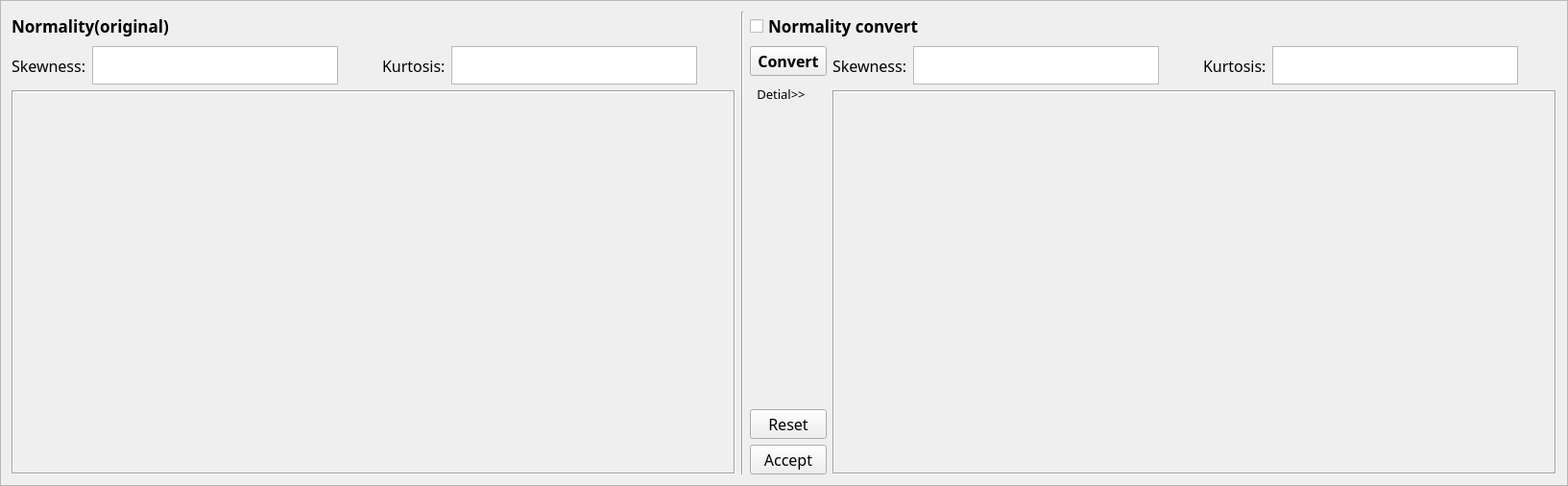
           <widget class="QFrame" name="frame_7">
            <property name="frameShape">
             <enum>QFrame::StyledPanel</enum>
            </property>
            <property name="frameShadow">
             <enum>QFrame::Raised</enum>
            </property>
            <layout class="QGridLayout" name="gridLayout_2">
             <item row="0" column="0">
              <layout class="QHBoxLayout" name="horizontalLayout_20">
               <item>
                <layout class="QVBoxLayout" name="verticalLayout_7">
                 <item>
                  <widget class="QLabel" name="label_8">
                   <property name="maximumSize">
                    <size>
                     <width>16777215</width>
                     <height>40</height>
                    </size>
                   </property>
                   <property name="font">
                    <font>
                     <family>Abyssinica SIL</family>
                     <pointsize>13</pointsize>
                     <weight>75</weight>
                     <italic>false</italic>
                     <bold>true</bold>
                     <underline>false</underline>
                     <strikeout>false</strikeout>
                    </font>
                   </property>
                   <property name="text">
                    <string>Normality(original)</string>
                   </property>
                  </widget>
                 </item>
                 <item>
                  <layout class="QHBoxLayout" name="horizontalLayout_6">
                   <item>
                    <widget class="QLabel" name="label_9">
                     <property name="maximumSize">
                      <size>
                       <width>16777215</width>
                       <height>40</height>
                      </size>
                     </property>
                     <property name="font">
                      <font>
                       <family>Abyssinica SIL</family>
                       <pointsize>12</pointsize>
                       <weight>50</weight>
                       <italic>false</italic>
                       <bold>false</bold>
                       <underline>false</underline>
                       <strikeout>false</strikeout>
                      </font>
                     </property>
                     <property name="text">
                      <string>Skewness:</string>
                     </property>
                    </widget>
                   </item>
                   <item>
                    <widget class="QTextBrowser" name="skewnessdisplay_1">
                     <property name="maximumSize">
                      <size>
                       <width>16777215</width>
                       <height>40</height>
                      </size>
                     </property>
                     <property name="font">
                      <font>
                       <family>Abyssinica SIL</family>
                       <pointsize>12</pointsize>
                       <weight>50</weight>
                       <italic>false</italic>
                       <bold>false</bold>
                       <underline>false</underline>
                       <strikeout>false</strikeout>
                      </font>
                     </property>
                    </widget>
                   </item>
                   <item>
                    <spacer name="horizontalSpacer_21">
                     <property name="orientation">
                      <enum>Qt::Horizontal</enum>
                     </property>
                     <property name="sizeHint" stdset="0">
                      <size>
                       <width>40</width>
                       <height>20</height>
                      </size>
                     </property>
                    </spacer>
                   </item>
                   <item>
                    <widget class="QLabel" name="label_11">
                     <property name="maximumSize">
                      <size>
                       <width>16777215</width>
                       <height>40</height>
                      </size>
                     </property>
                     <property name="font">
                      <font>
                       <family>Abyssinica SIL</family>
                       <pointsize>12</pointsize>
                       <weight>50</weight>
                       <italic>false</italic>
                       <bold>false</bold>
                       <underline>false</underline>
                       <strikeout>false</strikeout>
                      </font>
                     </property>
                     <property name="text">
                      <string>Kurtosis:</string>
                     </property>
                    </widget>
                   </item>
                   <item>
                    <widget class="QTextBrowser" name="kurtosisdisplay_1">
                     <property name="maximumSize">
                      <size>
                       <width>16777215</width>
                       <height>40</height>
                      </size>
                     </property>
                     <property name="font">
                      <font>
                       <family>Abyssinica SIL</family>
                       <pointsize>12</pointsize>
                       <weight>50</weight>
                       <italic>false</italic>
                       <bold>false</bold>
                       <underline>false</underline>
                       <strikeout>false</strikeout>
                      </font>
                     </property>
                    </widget>
                   </item>
                   <item>
                    <spacer name="horizontalSpacer_9">
                     <property name="orientation">
                      <enum>Qt::Horizontal</enum>
                     </property>
                     <property name="sizeHint" stdset="0">
                      <size>
                       <width>40</width>
                       <height>20</height>
                      </size>
                     </property>
                    </spacer>
                   </item>
                  </layout>
                 </item>
                 <item>
                  <widget class="QLabel" name="horizontallabel_1">
                   <property name="minimumSize">
                    <size>
                     <width>400</width>
                     <height>400</height>
                    </size>
                   </property>
                   <property name="cursor">
                    <cursorShape>OpenHandCursor</cursorShape>
                   </property>
                   <property name="autoFillBackground">
                    <bool>true</bool>
                   </property>
                   <property name="frameShape">
                    <enum>QFrame::Box</enum>
                   </property>
                   <property name="frameShadow">
                    <enum>QFrame::Sunken</enum>
                   </property>
                   <property name="text">
                    <string/>
                   </property>
                  </widget>
                 </item>
                </layout>
               </item>
               <item>
                <widget class="Line" name="line_2">
                 <property name="orientation">
                  <enum>Qt::Vertical</enum>
                 </property>
                </widget>
               </item>
               <item>
                <layout class="QGridLayout" name="gridLayout_6">
                 <item row="1" column="1">
                  <layout class="QVBoxLayout" name="verticalLayout_5">
                   <item>
                    <layout class="QHBoxLayout" name="horizontalLayout_8">
                     <item>
                      <widget class="QLabel" name="label_17">
                       <property name="maximumSize">
                        <size>
                         <width>16777215</width>
                         <height>40</height>
                        </size>
                       </property>
                       <property name="font">
                        <font>
                         <family>Abyssinica SIL</family>
                         <pointsize>12</pointsize>
                         <weight>50</weight>
                         <italic>false</italic>
                         <bold>false</bold>
                         <underline>false</underline>
                         <strikeout>false</strikeout>
                        </font>
                       </property>
                       <property name="text">
                        <string>Skewness:</string>
                       </property>
                      </widget>
                     </item>
                     <item>
                      <widget class="QTextBrowser" name="skewnessdisplay_2">
                       <property name="maximumSize">
                        <size>
                         <width>16777215</width>
                         <height>40</height>
                        </size>
                       </property>
                       <property name="font">
                        <font>
                         <family>Abyssinica SIL</family>
                         <pointsize>12</pointsize>
                         <weight>50</weight>
                         <italic>false</italic>
                         <bold>false</bold>
                         <underline>false</underline>
                         <strikeout>false</strikeout>
                        </font>
                       </property>
                      </widget>
                     </item>
                     <item>
                      <spacer name="horizontalSpacer_22">
                       <property name="orientation">
                        <enum>Qt::Horizontal</enum>
                       </property>
                       <property name="sizeHint" stdset="0">
                        <size>
                         <width>40</width>
                         <height>20</height>
                        </size>
                       </property>
                      </spacer>
                     </item>
                     <item>
                      <widget class="QLabel" name="label_19">
                       <property name="maximumSize">
                        <size>
                         <width>16777215</width>
                         <height>40</height>
                        </size>
                       </property>
                       <property name="font">
                        <font>
                         <family>Abyssinica SIL</family>
                         <pointsize>12</pointsize>
                         <weight>50</weight>
                         <italic>false</italic>
                         <bold>false</bold>
                         <underline>false</underline>
                         <strikeout>false</strikeout>
                        </font>
                       </property>
                       <property name="text">
                        <string>Kurtosis:</string>
                       </property>
                      </widget>
                     </item>
                     <item>
                      <widget class="QTextBrowser" name="kurtosisdisplay_2">
                       <property name="maximumSize">
                        <size>
                         <width>16777215</width>
                         <height>40</height>
                        </size>
                       </property>
                       <property name="font">
                        <font>
                         <family>Abyssinica SIL</family>
                         <pointsize>12</pointsize>
                         <weight>50</weight>
                         <italic>false</italic>
                         <bold>false</bold>
                         <underline>false</underline>
                         <strikeout>false</strikeout>
                        </font>
                       </property>
                      </widget>
                     </item>
                     <item>
                      <spacer name="horizontalSpacer_10">
                       <property name="orientation">
                        <enum>Qt::Horizontal</enum>
                       </property>
                       <property name="sizeHint" stdset="0">
                        <size>
                         <width>40</width>
                         <height>20</height>
                        </size>
                       </property>
                      </spacer>
                     </item>
                    </layout>
                   </item>
                   <item>
                    <widget class="QLabel" name="horizontallabel_2">
                     <property name="minimumSize">
                      <size>
                       <width>400</width>
                       <height>400</height>
                      </size>
                     </property>
                     <property name="autoFillBackground">
                      <bool>true</bool>
                     </property>
                     <property name="frameShape">
                      <enum>QFrame::Box</enum>
                     </property>
                     <property name="frameShadow">
                      <enum>QFrame::Sunken</enum>
                     </property>
                     <property name="text">
                      <string/>
                     </property>
                    </widget>
                   </item>
                  </layout>
                 </item>
                 <item row="0" column="0" colspan="2">
                  <layout class="QHBoxLayout" name="horizontalLayout_12">
                   <item>
                    <widget class="QCheckBox" name="convert_swith">
                     <property name="font">
                      <font>
                       <family>Abyssinica SIL</family>
                       <pointsize>13</pointsize>
                       <weight>75</weight>
                       <italic>false</italic>
                       <bold>true</bold>
                       <underline>false</underline>
                       <strikeout>false</strikeout>
                      </font>
                     </property>
                     <property name="cursor">
                      <cursorShape>PointingHandCursor</cursorShape>
                     </property>
                     <property name="text">
                      <string>Normality convert</string>
                     </property>
                    </widget>
                   </item>
                   <item>
                    <spacer name="horizontalSpacer_20">
                     <property name="orientation">
                      <enum>Qt::Horizontal</enum>
                     </property>
                     <property name="sizeHint" stdset="0">
                      <size>
                       <width>40</width>
                       <height>20</height>
                      </size>
                     </property>
                    </spacer>
                   </item>
                  </layout>
                 </item>
                 <item row="1" column="0">
                  <layout class="QVBoxLayout" name="verticalLayout">
                   <item>
                    <widget class="QPushButton" name="phenotype_convert_Button">
                     <property name="font">
                      <font>
                       <family>Abyssinica SIL</family>
                       <pointsize>12</pointsize>
                       <weight>75</weight>
                       <italic>false</italic>
                       <bold>true</bold>
                       <underline>false</underline>
                       <strikeout>false</strikeout>
                      </font>
                     </property>
                     <property name="cursor">
                      <cursorShape>PointingHandCursor</cursorShape>
                     </property>
                     <property name="text">
                      <string>Convert</string>
                     </property>
                    </widget>
                   </item>
                   <item>
                    <widget class="QToolButton" name="phenotype_detial_Button">
                     <property name="font">
                      <font>
                       <family>Abyssinica SIL</family>
                       <pointsize>10</pointsize>
                       <weight>50</weight>
                       <italic>false</italic>
                       <bold>false</bold>
                       <underline>false</underline>
                       <strikeout>false</strikeout>
                      </font>
                     </property>
                     <property name="text">
                      <string>Detial&gt;&gt;</string>
                     </property>
                     <property name="autoRaise">
                      <bool>true</bool>
                     </property>
                    </widget>
                   </item>
                   <item>
                    <spacer name="verticalSpacer_5">
                     <property name="orientation">
                      <enum>Qt::Vertical</enum>
                     </property>
                     <property name="sizeHint" stdset="0">
                      <size>
                       <width>20</width>
                       <height>40</height>
                      </size>
                     </property>
                    </spacer>
                   </item>
                   <item>
                    <widget class="QPushButton" name="phenotype_reset_Button">
                     <property name="font">
                      <font>
                       <family>Abyssinica SIL</family>
                       <pointsize>12</pointsize>
                       <weight>50</weight>
                       <italic>false</italic>
                       <bold>false</bold>
                       <underline>false</underline>
                       <strikeout>false</strikeout>
                      </font>
                     </property>
                     <property name="cursor">
                      <cursorShape>PointingHandCursor</cursorShape>
                     </property>
                     <property name="text">
                      <string>Reset</string>
                     </property>
                    </widget>
                   </item>
                   <item>
                    <widget class="QPushButton" name="phenotype_accept_Button">
                     <property name="font">
                      <font>
                       <family>Abyssinica SIL</family>
                       <pointsize>12</pointsize>
                       <weight>50</weight>
                       <italic>false</italic>
                       <bold>false</bold>
                       <underline>false</underline>
                       <strikeout>false</strikeout>
                      </font>
                     </property>
                     <property name="cursor">
                      <cursorShape>PointingHandCursor</cursorShape>
                     </property>
                     <property name="text">
                      <string>Accept</string>
                     </property>
                    </widget>
                   </item>
                  </layout>
                 </item>
                </layout>
               </item>
              </layout>
             </item>
            </layout>
           </widget>
